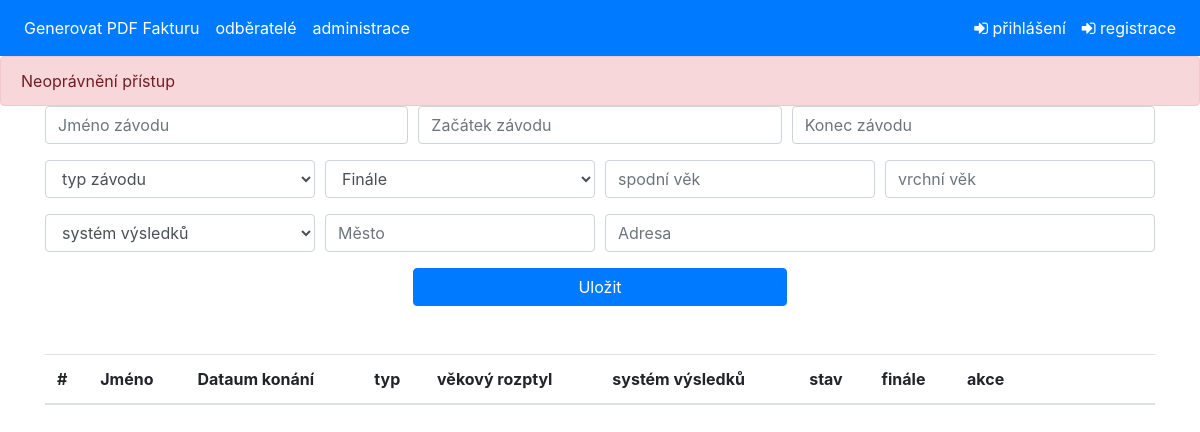
Page /administrace/zavody on the earlier database version.
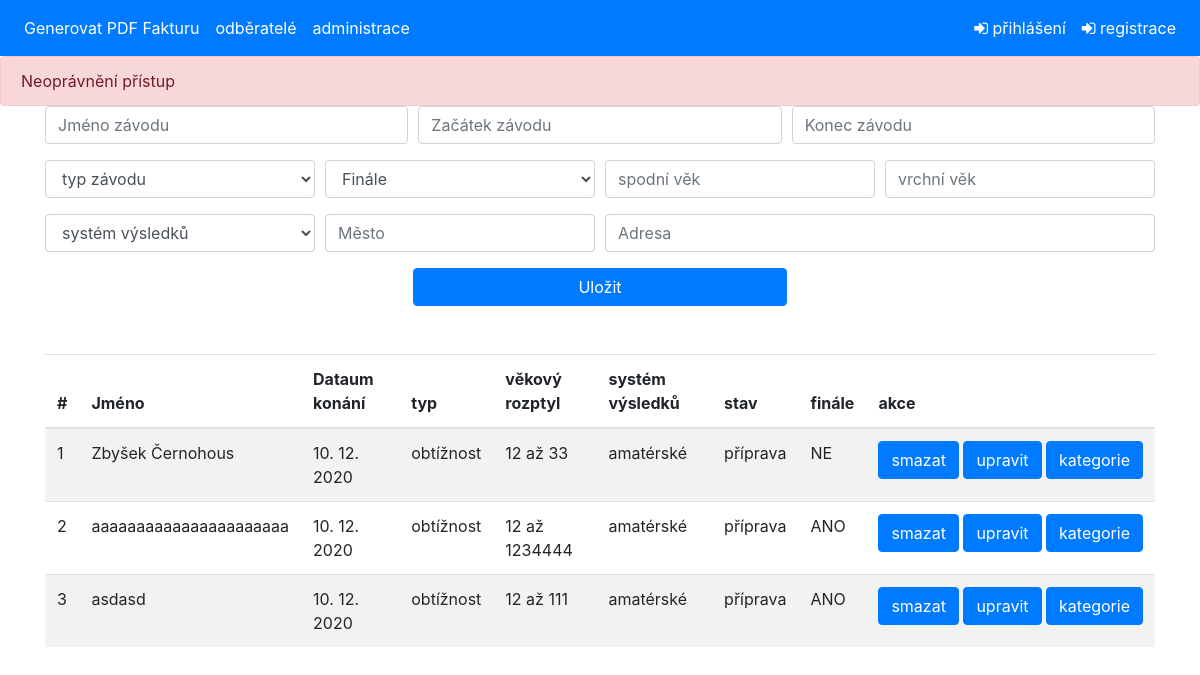
Same page on the later database version.
### comps/models.py (models this page shows, shortened)
class Comps(models.Model):
    name = models.CharField(max_length=50, null=True)
    start_date = models.DateField(null=True)
    end_date = models.DateField(null=True)
    type = models.CharField(max_length=50, null=True)
    min_age = models.IntegerField(null=True)
    max_age = models.IntegerField(null=True)
    result_system = models.CharField(max_length=50, null=True)
    state = models.CharField(max_length=50, null=True)
    is_final = models.IntegerField(null=True)
    city = models.CharField(max_length=100, null=True)
    address = models.CharField(max_length=150, null=True)
    def getDictResultSystem(self):
        return {0: 'zavodní', 1: 'amatérské'}
    def getDictCompType(self):
        return {0: 'obtížnost', 1: 'boulder', 2: 'rychlost'}
    def getDictState(self):
        return {'prepare': 'příprava'}

### comps/views.py (the view)
# urls.py: path('administrace/zavody', views.CompsView, name='compsView'),
def CompsView(request):
    if not request.user.is_authenticated:
        messages.add_message(request, messages.INFO, 'Neoprávnění přístup', 'fmgShort alert-danger')
    return render(request, 'private/comps.html', dict(comps=Comps.objects.all(),
                                                      result_system_dict=Comps().getDictResultSystem(),
                                                      comp_type_dict=Comps().getDictCompType(),
                                                      state_dict=Comps().getDictState()))

### comps/templatetags/comps_filters.py (called while the page is built)
@register.filter
def get_item(dictionary, key):
    if key is None:
        return '-'
    return dictionary.get(int(key))

@register.filter
def get_item_string_key(dictionary, key):
    if key is None:
        return '-'
    return dictionary.get(key)

@register.filter
@stringfilter
def boolToWord(string):
    if string == '1':
        result = 'ANO'
    else:
        result = 'NE'
    return result

### templates/private/comps.html (shortened to what this page needs)
{% extends 'base.html' %}
{% load comps_filters %}
{% block content %}
  <div class="container text-center container-padding-top">
    <form method="post" action="/NewComp/">
      <div class="form-row">
        <div class="form-group col-md-4">
          <input type="text" class="form-control" id="name" name="name" placeholder="Jméno závodu" required>
        </div>
        <div class="form-group col-md-4">
          <input placeholder="Začátek závodu" class="form-control" name="start_date" type="text" onfocus="(this.type='date')" onblur="(this.type='text')" id="start_date" required />
        </div>
        <div class="form-group col-md-4">
          <input placeholder="Konec závodu" class="form-control" name="end_date" type="text" onfocus="(this.type='date')" onblur="(this.type='text')" id="end_date" required />
        </div>
      </div>
      <div class="form-row">
        <div class="form-group col-md-3">
          <select class="form-control" name="type" id="type" required>
            <option value="" disabled selected >typ závodu</option>
          </select>
        </div>
        <div class="form-group col-md-3">
          <select id="is_final" class="form-control" name="is_final" required>
             <option value="" disabled selected>Finále</option>
          </select>
        </div>
        <div class="form-group col-md-3">
          <input type="number" class="form-control" name="min_age" id="min_age" placeholder="spodní věk" required>
        </div>
        <div class="form-group col-md-3">
          <input type="number" class="form-control" name="max_age" id="max_age" placeholder="vrchní věk" required>
        </div>
      </div>
      <div class="form-row">
        <div class="form-group col-md-3">
          <select id="result_system" class="form-control" name="result_system" required>
             <option value="" disabled selected>systém výsledků</option>
          </select>
        </div>
        <div class="form-group col-md-3">
          <input type="text" class="form-control" id="city" name="city" placeholder="Město" required>
        </div>
        <div class="form-group col-md-6">
          <input type="text" class="form-control" id="address" name="address" placeholder="Adresa" required>
        </div>
      </div>
      <div class="form-row">
        <div class="col-md-4"></div>
        <button type="submit" class="btn btn-primary btn-block col-md-4">Uložit</button>
      </div>
    </form>
    <br><br>
    <table class="table table-striped text-left table-responsive-md">
      <thead>
      <tr>
        <th>#</th>
        <th>Jméno</th>
        <th>Dataum konání</th>
        <th>typ</th>
        <th>věkový rozptyl</th>
        <th>systém výsledků</th>
        <th>stav</th>
        <th>finále</th>
        <th style="width: 200px">akce</th>
      </tr>
      </thead>
      <tbody>
      {% for comp in comps %}
        <tr>
          <td>{{ forloop.counter }}</td>
          <td>{{ comp.name }}</td>
          <td>
            {% if comp.start_date == comp.end_date %}
              {{ comp.start_date|date:"j. n. Y" }}
            {% else %}
              {{ comp.start_date|date:"j. n. Y" }} - {{ comp.end_date|date:"j. n. Y" }}
            {% endif %}
          </td>
          <td>{{ comp_type_dict|get_item:comp.type }}</td>
          <td>{{ comp.min_age }} až {{ comp.max_age }}</td>
          <td>{{ result_system_dict|get_item:comp.result_system }} </td>
          <td>{{ state_dict|get_item_string_key:comp.state }}</td>
          <td>{{ comp.is_final|boolToWord }}</td>
          <td>
            <div class="text-nowrap">
              <a class="btn btn-primary" href="{% url 'comps:deleteComp' ids=comp.id %}">smazat</a>
              <a class="btn btn-primary" href="#" onclick="editComp( '{{ comp.id}}', '{{ comp.name}}','{{ comp.type }}' , '{{ comp.start_date|date:"Y-m-d" }}', '{{ comp.end_date|date:"Y-m-d"}}', '{{ comp.is_final}}', '{{ comp.min_age}}', '{{ comp.max_age}}', '{{ comp.result_system}}','{{ comp.city}}', '{{ comp.address}}' )">upravit</a>
              <a class="btn btn-primary" href="{% url 'comps:deleteComp' ids=comp.id %}">kategorie</a>
            </div>
          </td>
        </tr>
      {% endfor %}
      </tbody>
    </table>
  </div>
{% endblock %}

### templates/base.html (shortened to what this page needs)
{% load static %}
<!DOCTYPE html>
<html lang="en">
<head>
    <link rel="stylesheet" href="https://cdn.jsdelivr.net/npm/bootstrap@4.5.3/dist/css/bootstrap.min.css">
    <link rel="stylesheet" href="https://cdnjs.cloudflare.com/ajax/libs/font-awesome/4.7.0/css/font-awesome.min.css">
    <link rel="stylesheet" type="text/css" href="{% static 'public/css/bootstrap.css' %}">
    <link rel="stylesheet" type="text/css" href="{% static 'public/style/css/style.css' %}">
</head>
<body>
 <nav class="navbar navbar-expand-lg navbar-dark bg-primary">
      <div class="collapse navbar-collapse" id="navbarTogglerDemo03">
      <ul class="navbar-nav mr-auto">
        <li class="nav-item ">
          <a class="nav-link text-white" href="#">Generovat PDF Fakturu</a>
        </li>
        <li class="nav-item ">
          <a class="nav-link text-white" href="#">odběratelé</a>
        </li>
        <li class="nav-item">
          <a class="nav-link text-white" href="{% url 'polls:administration' %}">administrace</a>
        </li>
      </ul>
      <ul class="navbar-nav ml-auto">
        {% if not user.is_authenticated  %}
        <li class="nav-item">
          <a class="nav-link text-white" href="{% url 'polls:login' %}"><i class="fa fa-sign-in"></i> přihlášení</a>
        </li>
        <li class="nav-item">
          <a class="nav-link text-white" href="{% url 'polls:registration' %}"><i class="fa fa-sign-in"></i> registrace</a>
        </li>
        {% else %}
        <li class="nav-item">
          <a class="nav-link text-white" href="{% url 'polls:myLogout' %}"><i class="fa fa-sign-in"></i> odhlasit</a>
        </li>
        {% endif %}
      </ul>
    </div>
    </nav>
 {% if messages %}
      {% for message in messages %}
        <div{% if message.tags %} class="{{ message.tags }} alert"{% endif %} style="position: absolute; width: 100%;">{{ message }}</div>
      {% endfor %}
{% endif %}
        {% block content %}
        {% endblock %}
</body>
</html>

### static/public/style/css/style.css (style rules this page uses)
.container-padding-top { padding-top: 50px; }

Differences in the rows shown:
added Comps: name "Zbyšek Černohous", start_date "10. 12. 2020", type "obtížnost", min_age "12", max_age "33", result_system "amatérské", state "příprava", is_final|boolToWord "NE"
added Comps: name "aaaaaaaaaaaaaaaaaaaaaa", start_date "10. 12. 2020", type "obtížnost", min_age "12", max_age "1234444", result_system "amatérské", state "příprava", is_final|boolToWord "ANO"
added Comps: name "asdasd", start_date "10. 12. 2020", type "obtížnost", min_age "12", max_age "111", result_system "amatérské", state "příprava", is_final|boolToWord "ANO"
